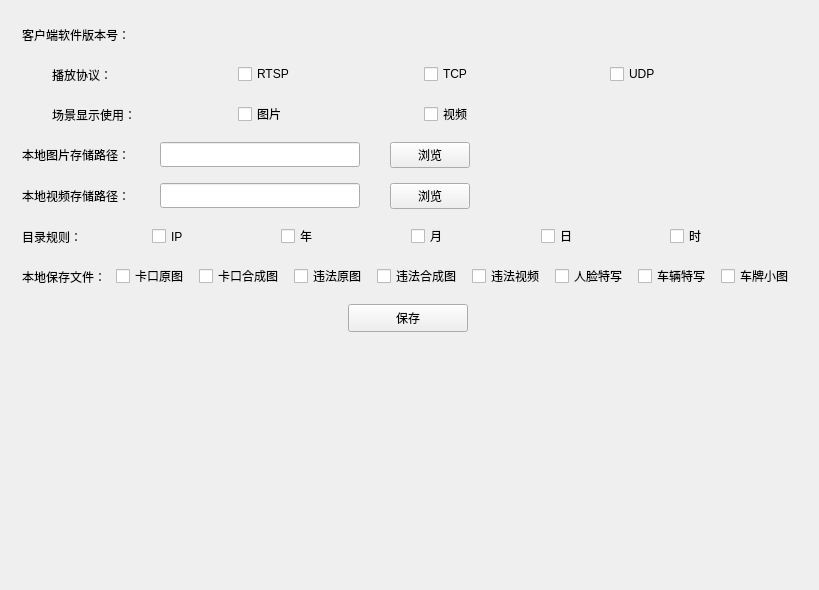
<?xml version="1.0" encoding="UTF-8"?>
<ui version="4.0">
 <class>Dlg_LocalConfig</class>
 <widget class="QWidget" name="Dlg_LocalConfig">
  <property name="geometry">
   <rect>
    <x>0</x>
    <y>0</y>
    <width>819</width>
    <height>590</height>
   </rect>
  </property>
  <property name="windowTitle">
   <string>Dlg_LocalConfig</string>
  </property>
  <layout class="QVBoxLayout" name="verticalLayout_2">
   <property name="spacing">
    <number>6</number>
   </property>
   <item>
    <layout class="QHBoxLayout" name="horizontalLayout_8">
     <item>
      <widget class="QWidget" name="widget" native="true">
       <layout class="QVBoxLayout" name="verticalLayout">
        <property name="spacing">
         <number>15</number>
        </property>
        <item>
         <layout class="QHBoxLayout" name="horizontalLayout">
          <item>
           <widget class="QLabel" name="label">
            <property name="minimumSize">
             <size>
              <width>150</width>
              <height>0</height>
             </size>
            </property>
            <property name="maximumSize">
             <size>
              <width>150</width>
              <height>16777215</height>
             </size>
            </property>
            <property name="text">
             <string>客户端软件版本号：</string>
            </property>
           </widget>
          </item>
          <item>
           <widget class="QLabel" name="lb_softversion">
            <property name="minimumSize">
             <size>
              <width>150</width>
              <height>25</height>
             </size>
            </property>
            <property name="text">
             <string/>
            </property>
           </widget>
          </item>
         </layout>
        </item>
        <item>
         <layout class="QGridLayout" name="gridLayout">
          <property name="verticalSpacing">
           <number>15</number>
          </property>
          <item row="0" column="2">
           <widget class="QCheckBox" name="check_tcp">
            <property name="maximumSize">
             <size>
              <width>150</width>
              <height>16777215</height>
             </size>
            </property>
            <property name="text">
             <string>TCP</string>
            </property>
           </widget>
          </item>
          <item row="1" column="0">
           <widget class="QLabel" name="label_3">
            <property name="minimumSize">
             <size>
              <width>0</width>
              <height>25</height>
             </size>
            </property>
            <property name="maximumSize">
             <size>
              <width>16777215</width>
              <height>25</height>
             </size>
            </property>
            <property name="text">
             <string>场景显示使用：</string>
            </property>
           </widget>
          </item>
          <item row="0" column="1">
           <widget class="QCheckBox" name="check_rstp">
            <property name="maximumSize">
             <size>
              <width>150</width>
              <height>16777215</height>
             </size>
            </property>
            <property name="text">
             <string>RTSP</string>
            </property>
           </widget>
          </item>
          <item row="0" column="0">
           <widget class="QLabel" name="label_2">
            <property name="minimumSize">
             <size>
              <width>150</width>
              <height>25</height>
             </size>
            </property>
            <property name="maximumSize">
             <size>
              <width>150</width>
              <height>16777215</height>
             </size>
            </property>
            <property name="text">
             <string>播放协议：</string>
            </property>
           </widget>
          </item>
          <item row="0" column="3">
           <widget class="QCheckBox" name="check_udp">
            <property name="maximumSize">
             <size>
              <width>150</width>
              <height>16777215</height>
             </size>
            </property>
            <property name="text">
             <string>UDP</string>
            </property>
           </widget>
          </item>
          <item row="1" column="1">
           <widget class="QCheckBox" name="check_pic">
            <property name="text">
             <string>图片</string>
            </property>
           </widget>
          </item>
          <item row="1" column="2">
           <widget class="QCheckBox" name="check_video">
            <property name="text">
             <string>视频</string>
            </property>
           </widget>
          </item>
         </layout>
        </item>
        <item>
         <layout class="QHBoxLayout" name="horizontalLayout_2">
          <property name="spacing">
           <number>30</number>
          </property>
          <item>
           <widget class="QLabel" name="label_4">
            <property name="maximumSize">
             <size>
              <width>150</width>
              <height>16777215</height>
             </size>
            </property>
            <property name="text">
             <string>本地图片存储路径：</string>
            </property>
           </widget>
          </item>
          <item>
           <widget class="QLineEdit" name="ledt_picPath">
            <property name="minimumSize">
             <size>
              <width>0</width>
              <height>25</height>
             </size>
            </property>
            <property name="maximumSize">
             <size>
              <width>200</width>
              <height>16777215</height>
             </size>
            </property>
           </widget>
          </item>
          <item>
           <widget class="QPushButton" name="btn_picScan">
            <property name="minimumSize">
             <size>
              <width>80</width>
              <height>25</height>
             </size>
            </property>
            <property name="maximumSize">
             <size>
              <width>100</width>
              <height>16777215</height>
             </size>
            </property>
            <property name="focusPolicy">
             <enum>Qt::NoFocus</enum>
            </property>
            <property name="text">
             <string>浏览</string>
            </property>
           </widget>
          </item>
          <item>
           <spacer name="horizontalSpacer_3">
            <property name="orientation">
             <enum>Qt::Horizontal</enum>
            </property>
            <property name="sizeHint" stdset="0">
             <size>
              <width>40</width>
              <height>20</height>
             </size>
            </property>
           </spacer>
          </item>
         </layout>
        </item>
        <item>
         <layout class="QHBoxLayout" name="horizontalLayout_3">
          <property name="spacing">
           <number>30</number>
          </property>
          <item>
           <widget class="QLabel" name="label_5">
            <property name="maximumSize">
             <size>
              <width>150</width>
              <height>16777215</height>
             </size>
            </property>
            <property name="text">
             <string>本地视频存储路径：</string>
            </property>
           </widget>
          </item>
          <item>
           <widget class="QLineEdit" name="ledt_videoPath">
            <property name="minimumSize">
             <size>
              <width>0</width>
              <height>25</height>
             </size>
            </property>
            <property name="maximumSize">
             <size>
              <width>200</width>
              <height>16777215</height>
             </size>
            </property>
           </widget>
          </item>
          <item>
           <widget class="QPushButton" name="btn_videoScan">
            <property name="minimumSize">
             <size>
              <width>80</width>
              <height>25</height>
             </size>
            </property>
            <property name="maximumSize">
             <size>
              <width>100</width>
              <height>16777215</height>
             </size>
            </property>
            <property name="focusPolicy">
             <enum>Qt::NoFocus</enum>
            </property>
            <property name="text">
             <string>浏览</string>
            </property>
           </widget>
          </item>
          <item>
           <spacer name="horizontalSpacer_4">
            <property name="orientation">
             <enum>Qt::Horizontal</enum>
            </property>
            <property name="sizeHint" stdset="0">
             <size>
              <width>40</width>
              <height>20</height>
             </size>
            </property>
           </spacer>
          </item>
         </layout>
        </item>
        <item>
         <layout class="QHBoxLayout" name="horizontalLayout_4">
          <item>
           <widget class="QLabel" name="label_6">
            <property name="text">
             <string>目录规则：</string>
            </property>
           </widget>
          </item>
          <item>
           <widget class="QCheckBox" name="check_ip">
            <property name="minimumSize">
             <size>
              <width>0</width>
              <height>25</height>
             </size>
            </property>
            <property name="text">
             <string>IP</string>
            </property>
           </widget>
          </item>
          <item>
           <widget class="QCheckBox" name="check_year">
            <property name="text">
             <string>年</string>
            </property>
           </widget>
          </item>
          <item>
           <widget class="QCheckBox" name="check_month">
            <property name="text">
             <string>月</string>
            </property>
           </widget>
          </item>
          <item>
           <widget class="QCheckBox" name="check_day">
            <property name="text">
             <string>日</string>
            </property>
           </widget>
          </item>
          <item>
           <widget class="QCheckBox" name="check_hour">
            <property name="text">
             <string>时</string>
            </property>
           </widget>
          </item>
         </layout>
        </item>
        <item>
         <layout class="QHBoxLayout" name="horizontalLayout_5">
          <property name="spacing">
           <number>10</number>
          </property>
          <item>
           <widget class="QLabel" name="label_7">
            <property name="minimumSize">
             <size>
              <width>0</width>
              <height>25</height>
             </size>
            </property>
            <property name="text">
             <string>本地保存文件：</string>
            </property>
           </widget>
          </item>
          <item>
           <widget class="QCheckBox" name="check_BayonetOriginpic">
            <property name="text">
             <string>卡口原图</string>
            </property>
           </widget>
          </item>
          <item>
           <widget class="QCheckBox" name="check_BayonetComposePic">
            <property name="text">
             <string>卡口合成图</string>
            </property>
           </widget>
          </item>
          <item>
           <widget class="QCheckBox" name="check_illegalOriginPic">
            <property name="text">
             <string>违法原图</string>
            </property>
           </widget>
          </item>
          <item>
           <widget class="QCheckBox" name="check_illegalComposePic">
            <property name="text">
             <string>违法合成图</string>
            </property>
           </widget>
          </item>
          <item>
           <widget class="QCheckBox" name="check_illegalVideo">
            <property name="text">
             <string>违法视频</string>
            </property>
           </widget>
          </item>
          <item>
           <widget class="QCheckBox" name="check_specialFace">
            <property name="text">
             <string>人脸特写</string>
            </property>
           </widget>
          </item>
          <item>
           <widget class="QCheckBox" name="check_specialCar">
            <property name="text">
             <string>车辆特写</string>
            </property>
           </widget>
          </item>
          <item>
           <widget class="QCheckBox" name="check_CarNumber">
            <property name="text">
             <string>车牌小图</string>
            </property>
           </widget>
          </item>
         </layout>
        </item>
        <item>
         <layout class="QHBoxLayout" name="horizontalLayout_7">
          <item>
           <spacer name="horizontalSpacer_2">
            <property name="orientation">
             <enum>Qt::Horizontal</enum>
            </property>
            <property name="sizeHint" stdset="0">
             <size>
              <width>40</width>
              <height>20</height>
             </size>
            </property>
           </spacer>
          </item>
          <item>
           <widget class="QPushButton" name="btn_save">
            <property name="minimumSize">
             <size>
              <width>120</width>
              <height>28</height>
             </size>
            </property>
            <property name="focusPolicy">
             <enum>Qt::NoFocus</enum>
            </property>
            <property name="text">
             <string>保存</string>
            </property>
           </widget>
          </item>
          <item>
           <spacer name="horizontalSpacer">
            <property name="orientation">
             <enum>Qt::Horizontal</enum>
            </property>
            <property name="sizeHint" stdset="0">
             <size>
              <width>40</width>
              <height>20</height>
             </size>
            </property>
           </spacer>
          </item>
         </layout>
        </item>
       </layout>
      </widget>
     </item>
     <item>
      <spacer name="horizontalSpacer_7">
       <property name="orientation">
        <enum>Qt::Horizontal</enum>
       </property>
       <property name="sizeHint" stdset="0">
        <size>
         <width>40</width>
         <height>20</height>
        </size>
       </property>
      </spacer>
     </item>
    </layout>
   </item>
   <item>
    <spacer name="verticalSpacer_2">
     <property name="orientation">
      <enum>Qt::Vertical</enum>
     </property>
     <property name="sizeHint" stdset="0">
      <size>
       <width>20</width>
       <height>122</height>
      </size>
     </property>
    </spacer>
   </item>
  </layout>
 </widget>
 <layoutdefault spacing="6" margin="11"/>
 <resources>
  <include location="res.qrc"/>
 </resources>
 <connections/>
</ui>
